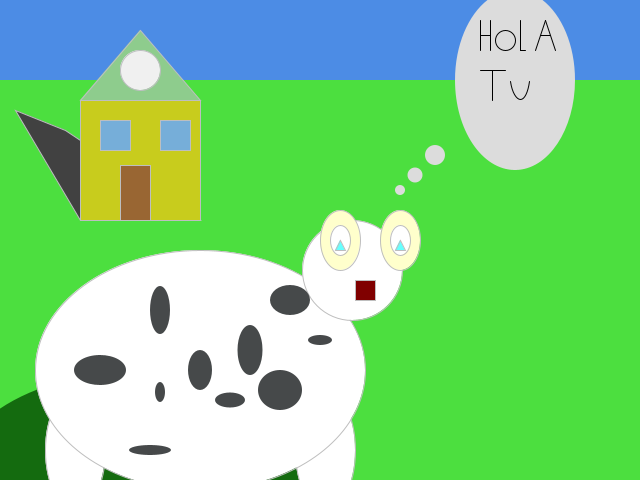
Frame 1 (no input)
Frame 60 (the mouse pressed at the canvas centre just before this capture): identical to frame 1, image omitted
Frame 120 (the mouse held since frame 60 and released just before this capture): identical to frame 1, image omitted

The Processing sketch that drew this single still picture (run headless with seeded random() and noise(); from frame 60 on, the mouse is pressed at the canvas centre):

// Processing sketch: Part_B
// ── Part_B.pde
//Fernando Andrés Chávez Gavaldón

void setup(){
  size(640,480);
}

void draw(){
  /*Centroide del dibujo
    Por si ocupo mover
    el dibujo
    que si lo ocupe*/
  int x = 200;
  int y = 370;
  
  background(76, 140, 229);
  
  noStroke();
  fill(76, 223, 63);
  square(0,80,700);


//sombra
  stroke(189, 191, 192);
  fill(65,65,65);
  quad(80,220,200,220,65,130,15,110);

//---------CASA----------
  
  fill(200, 204, 29);
  square(80,100,120);
  
  fill(142, 204, 141);
  triangle(80,100,200,100,140,30);
  
  fill(240,240,240);
  circle(140,70,40);
  
  fill(153, 102, 51);
  rect(120,165,30,55);
  
  fill(118, 174, 217);
  square(100,120,30);
  
  fill(118, 174, 217);
  square(160,120,30);


//-----------Animal extraño-------------

  noStroke();

//Sombra
  fill(20, 107, 15);
  ellipse(x-50,y+100,380,200);


  stroke(190,190,190);

  //----Patas----
  fill(255,255,255);
  ellipse(x+125,y+80,60,120);
  ellipse(x-125,y+80,60,120);
  
  //Cuerpo
  fill(255, 255, 255);
  ellipse(x,y,330,240);

  //Cabeza
  fill(255, 255, 255 );
  circle(x+152,y-100,100);
  
  //Ojos
  fill(255, 255, 204);
  ellipse(x+200,y-130,40,60);
  fill(255,255,255);
  ellipse(x+200,y-130,20,30);
  fill(255, 255, 204);
  ellipse(x+140,y-130,40,60);
  fill(255,255,255);
  ellipse(x+140,y-130,20,30);
  fill(102, 255, 255);
  triangle(x+195,y-120,x+205,y-120,x+200,y-130);
  triangle(x+135,y-120,x+145,y-120,x+140,y-130);
  
  //boca
  fill(128, 0, 0);
  square(x+155,y-90,20);
  
  //Globo
  noStroke();
  fill(220, 220, 220);
  circle(x+200,y-180,10);
  circle(x+215,y-195,15);
  circle(x+235,y-215,20);
  ellipse(x+315,y-290,120,180);  
  
  
  //Manchas
  fill(70, 73, 74);
  ellipse(x,y,24,40);
  ellipse(x+30,y+30,30,15);
  ellipse(x-50,y+80,42,10);
  ellipse(x-40,y+22,10,20);
  ellipse(x-40,y-60,20,48);
  ellipse(x+90,y-70,40,30);
  ellipse(x-100,y,52,30);
  ellipse(x+120,y-30,24,10);
  ellipse(x+50,y-20,25,50);
  ellipse(x+80,y+20,44,40);
  
  
  //texto
  stroke(0,0,0);
  noFill();
  //  ----H----
  line(x+280,y-350,x+280,y-320);
  line(x+280,y-335,x+290,y-335);
  line(x+290,y-350,x+290,y-320);
  // ----o----
  circle(x+305,y-330,20);
  // ----l----
  line(x+320,y-350,x+320,y-320);
  line(x+320,y-320,x+325,y-320);
  // ----A----
  line(x+335,y-320,x+345,y-350);
  line(x+345,y-350,x+355,y-320);
  line(x+340,y-335,x+350,y-335);
  // ----T----
  line(x+280,y-300,x+305,y-300);
  line(x+292.5,y-300,x+292.5,y-270);
  // ----u----
  arc(x+320,y-300,20,60,0.4,PI-0.4,OPEN);


  
}
